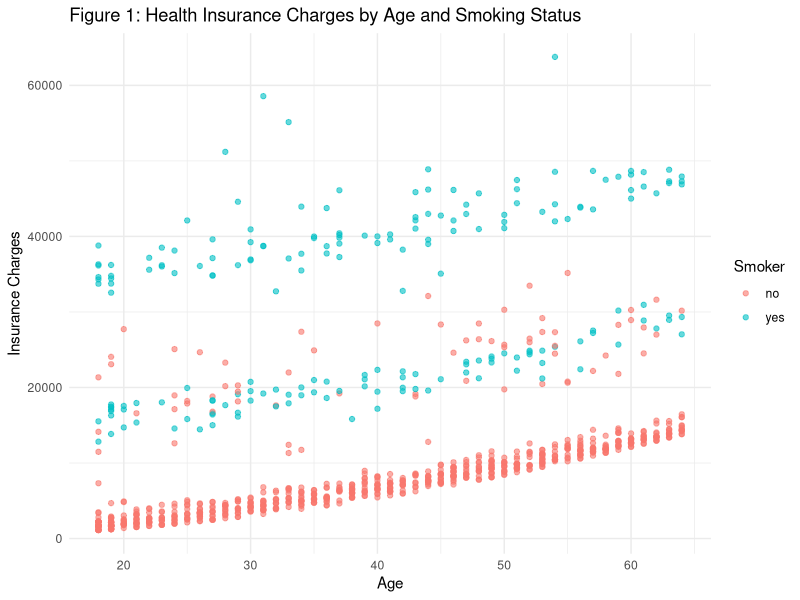
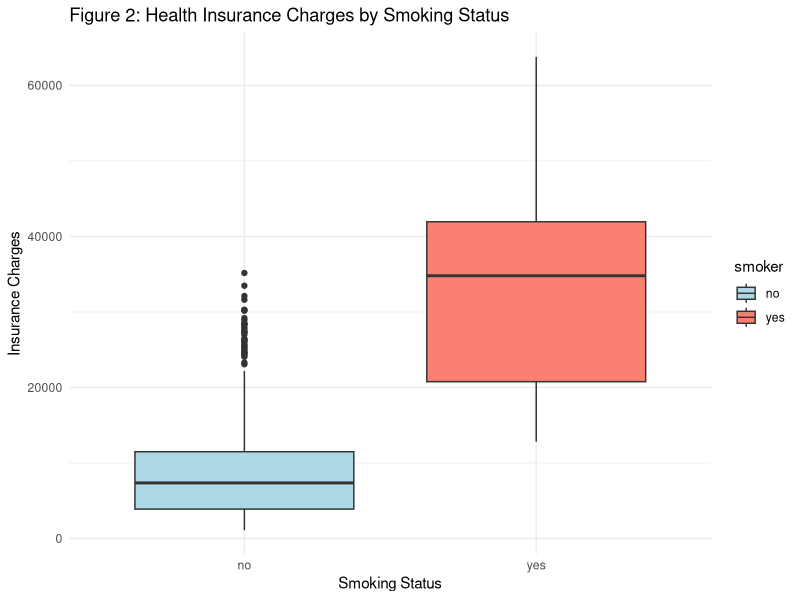
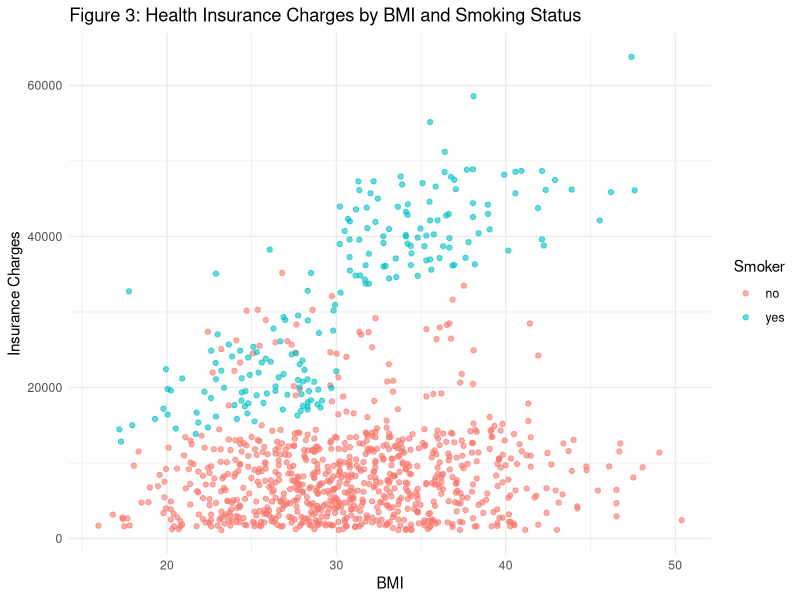
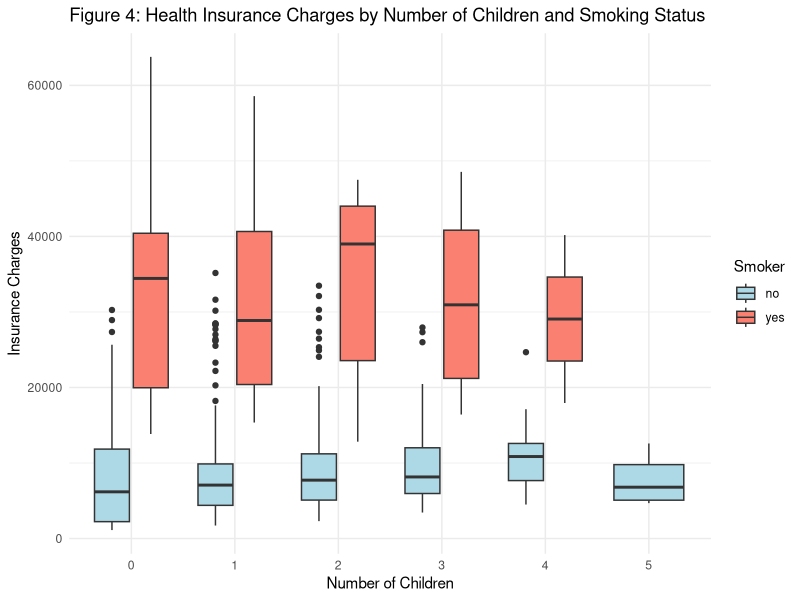
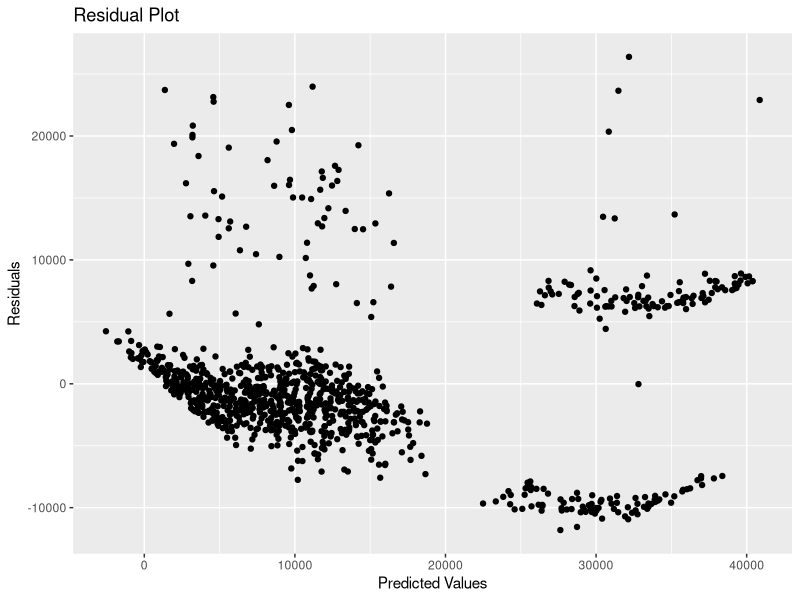
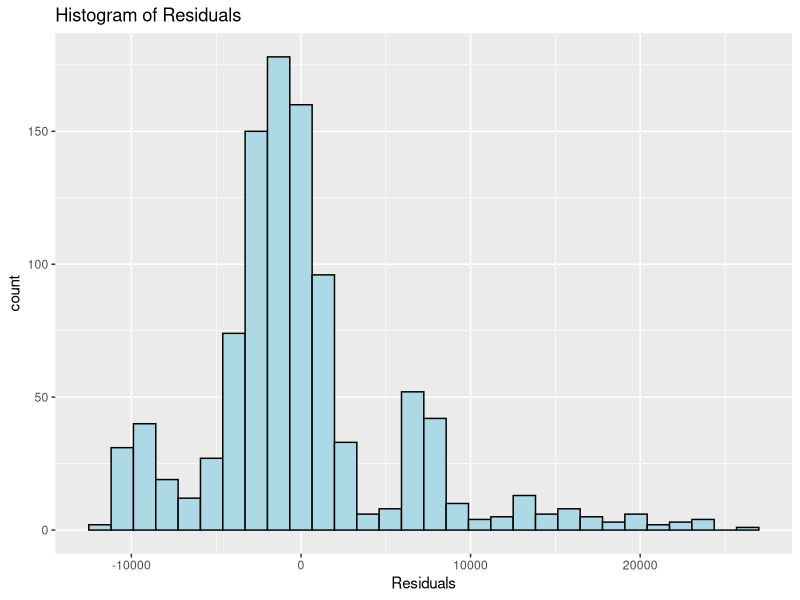
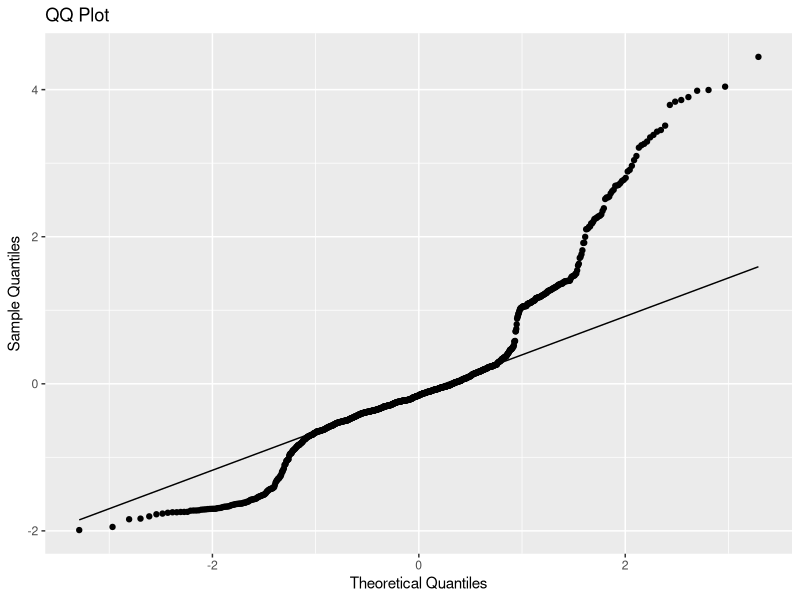
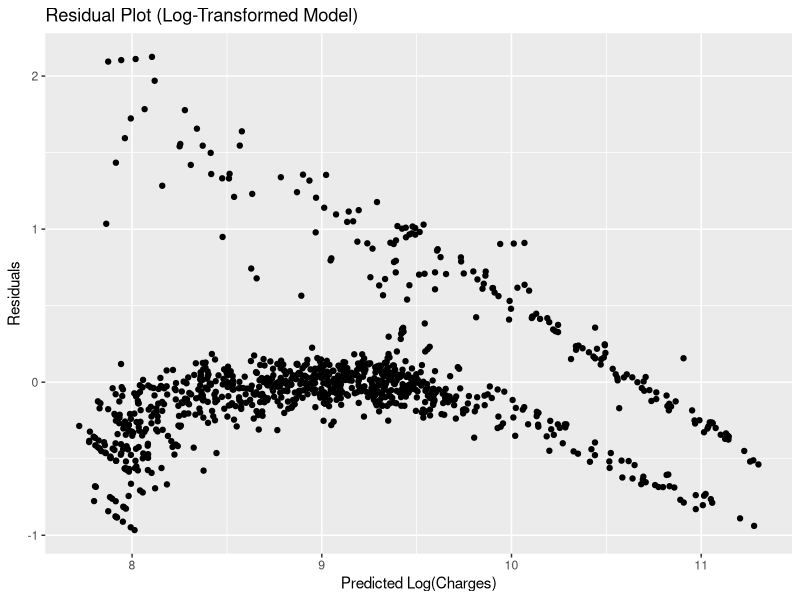

Write R code to recreate these figures, in order.
## ---- chunk 1
knitr::opts_chunk$set(echo = FALSE, message=FALSE, warning=FALSE, fig.height = 3, fig.width = 6)
options(scipen = 999)
library(tidyverse)
library(knitr)
library(corrplot)
library(gridExtra)
library(GGally)
## ---- chunk 2
insurance_data <- read.csv("insurance.csv")

## ---- chunk 3
ggplot(insurance_data, aes(x = age, y = charges, color = smoker)) +
  geom_point(alpha = 0.6) +
  labs(title = "Figure 1: Health Insurance Charges by Age and Smoking Status",
       x = "Age",
       y = "Insurance Charges",
       color = "Smoker") +
  theme_minimal()
## ---- chunk 4
ggplot(insurance_data, aes(x = smoker, y = charges, fill = smoker)) +
  geom_boxplot() +
  labs(title = "Figure 2: Health Insurance Charges by Smoking Status",
       x = "Smoking Status",
       y = "Insurance Charges") +
  scale_fill_manual(values = c("no" = "lightblue", "yes" = "salmon")) +
  theme_minimal()

## ---- chunk 5
ggplot(insurance_data, aes(x = bmi, y = charges, color = smoker)) +
  geom_point(alpha = 0.6) +
  labs(title = "Figure 3: Health Insurance Charges by BMI and Smoking Status",
       x = "BMI",
       y = "Insurance Charges",
       color = "Smoker") +
  theme_minimal()

## ---- chunk 6
ggplot(insurance_data, aes(x = factor(children), y = charges, fill = smoker)) +
  geom_boxplot() +
  labs(title = "Figure 4: Health Insurance Charges by Number of Children and Smoking Status",
       x = "Number of Children",
       y = "Insurance Charges",
       fill = "Smoker") +
  scale_fill_manual(values = c("no" = "lightblue", "yes" = "salmon")) +
  theme_minimal()

## ---- chunk 7
insurance_data <- insurance_data %>%
  mutate(age_group = cut(age, breaks = seq(20, 65, by = 5), 
                         labels = c("20-24", "25-29", "30-34", "35-39", 
                                    "40-44", "45-49", "50-54", "55-59", "60-64"), 
                         right = FALSE))
summary_table <- insurance_data %>%
  group_by(age_group, smoker, children) %>%
  summarise(Average_BMI = mean(bmi, na.rm = TRUE),
            Average_Insurance_Charges = mean(charges, na.rm = TRUE)) %>%
  arrange(age_group, smoker, children)

print(summary_table)


## ---- chunk 8
Model_1 <- lm(charges~ age+ smoker+bmi+children, data = insurance_data)
summary(Model_1)
## ---- chunk 9
model_2 <- lm(charges ~ age * smoker + bmi + children, data = insurance_data)
summary(model_2)
## ---- chunk 10
library(ggplot2)
library(gridExtra)

# Create a data frame with residuals and fitted values from Model_1
residuals_data <- data.frame(
  Fitted = Model_1$fitted.values,
  Residuals = Model_1$residuals
)

# Plot 1: Residuals vs Fitted Values
P1 <- ggplot(data = residuals_data, aes(x = Fitted, y = Residuals)) +
  geom_point() +
  ggtitle("Residual Plot") +
  xlab("Predicted Values") +
  ylab("Residuals")

# Plot 2: Histogram of Residuals
P2 <- ggplot(data = residuals_data, aes(x = Residuals)) +
  geom_histogram(bins = 30, color = "black", fill = "lightblue") +
  ggtitle("Histogram of Residuals") +
  xlab("Residuals")

# Plot 3: QQ Plot of Residuals
P3 <- ggplot(data = residuals_data, aes(sample = scale(Residuals))) +
  stat_qq() +
  stat_qq_line() +
  xlab("Theoretical Quantiles") +
  ylab("Sample Quantiles") +
  ggtitle("QQ Plot")

P1
P2
P3

## ---- chunk 11

insurance_data$log_charges <- log(insurance_data$charges)
log_model <- lm(log_charges ~ age + smoker + bmi + children, data = insurance_data)
summary(log_model)

## ---- chunk 12
library(ggplot2)
library(gridExtra)

# Create a data frame with residuals and fitted values from the log-transformed model
log_residuals_data <- data.frame(
  Fitted = log_model$fitted.values,
  Residuals = log_model$residuals
)

# Plot 1: Residuals vs Fitted Values
P1 <- ggplot(data = log_residuals_data, aes(x = Fitted, y = Residuals)) +
  geom_point() +
  ggtitle("Residual Plot (Log-Transformed Model)") +
  xlab("Predicted Log(Charges)") +
  ylab("Residuals")

# Plot 2: Histogram of Residuals
P2 <- ggplot(data = log_residuals_data, aes(x = Residuals)) +
  geom_histogram(bins = 30, color = "black", fill = "lightblue") +
  ggtitle("Histogram of Residuals (Log-Transformed Model)") +
  xlab("Residuals")

# Plot 3: QQ Plot of Residuals
P3 <- ggplot(data = log_residuals_data, aes(sample = scale(Residuals))) +
  stat_qq() +
  stat_qq_line() +
  xlab("Theoretical Quantiles") +
  ylab("Sample Quantiles") +
  ggtitle("QQ Plot (Log-Transformed Model)")

P1
P2
P3
## ---- chunk 13
confint(Model_1)
